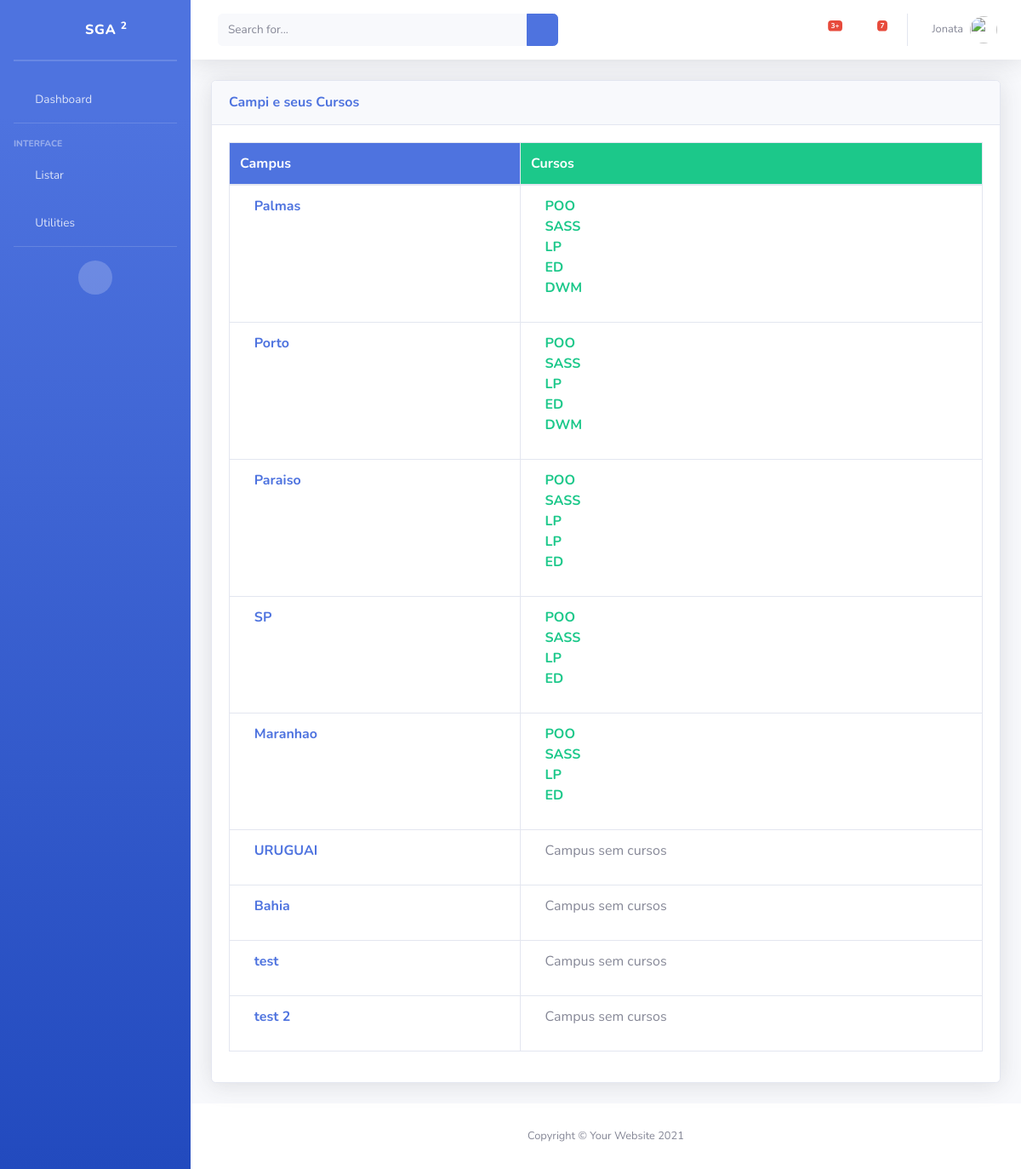
/listarCampus/, run on the app's committed database.
### piloto/models/Campus.py (models this page shows, shortened)
class Campus(models.Model):
    nome = models.CharField("Nome do Campus", max_length=100, unique=True)
    class Meta:
        verbose_name = "Campus"
        verbose_name_plural = "Campi"

### piloto/models/Curso.py (models this page shows, shortened)
class Curso(models.Model):
    nome = models.CharField("Nome do Curso", max_length=100)
    campus = models.ForeignKey(Campus, verbose_name="Campus", on_delete=models.PROTECT)
    class Meta:
        verbose_name = "Curso"
        verbose_name_plural = "Cursos"

### piloto/views/ListarCampus.py (the view)
# urls.py: path('listarCampus/', ListarCampus.as_view(), name='listarCampus'),
class ListarCampus(TemplateView):
    template_name = 'listas/ListarCampus.html'
    def get_context_data(self, **kwargs):
        context = super().get_context_data(**kwargs)
        campi = Campus.objects.prefetch_related('curso_set').all()
        context['campi'] = campi
        return context

### piloto/templates/listas/ListarCampus.html
{% extends 'Base.html' %}
{% load static %}
{% block content %}
<div class="container-fluid">
    <div class="card shadow mb-4">
        <div class="card-header py-3">
            <h6 class="m-0 font-weight-bold text-primary">Campi e seus Cursos</h6>
        </div>
        <div class="card-body">
            <div class="table-responsive">
                <table class="table table-bordered" id="dataTable" width="100%" cellspacing="0">
                    <thead>
                        <tr>
                            <th class="bg-primary text-white">Campus</th>
                            <th class="bg-success text-white">Cursos</th>
                        </tr>
                    </thead>
                    <tbody>
                        {% for campus in campi %}
                            <tr>
                                <td class="text-primary font-weight-bold">
                                    <i class="fas fa-university text-primary"></i>
                                    <span class="text-primary font-weight-bold">{{ campus.nome }}</span>
                                </td>
                                <td>
                                    <ul class="list-unstyled">
                                        {% if campus.curso_set.all %}
                                            {% for curso in campus.curso_set.all %}
                                                <li>
                                                    <i class="fas fa-book text-success"></i>
                                                    <span class="text-success font-weight-bold">{{ curso.nome }}</span>
                                                </li>
                                            {% endfor %}
                                        {% else %}
                                            <li>
                                                <i class="fas fa-exclamation-circle text-muted"></i>
                                                <span class="text-muted">Campus sem cursos</span>
                                            </li>
                                        {% endif %}
                                    </ul>
                                </td>
                            </tr>
                        {% endfor %}
                    </tbody>
                </table>
            </div>
        </div>
    </div>
</div>
</div>
{% endblock %}

### data on the page
Campus: nome "Palmas"
Curso: nome "POO"
Curso: nome "SASS"
Curso: nome "LP"
Curso: nome "ED"
Curso: nome "DWM"
Campus: nome "Porto"
Curso: nome "POO"
Curso: nome "SASS"
Curso: nome "LP"
Curso: nome "ED"
Curso: nome "DWM"
Campus: nome "Paraiso"
Curso: nome "POO"
Curso: nome "SASS"
Curso: nome "LP"
Curso: nome "LP"
Curso: nome "ED"
Campus: nome "SP"
Curso: nome "POO"
Curso: nome "SASS"
Curso: nome "LP"
Curso: nome "ED"
Campus: nome "Maranhao"
Curso: nome "POO"
Curso: nome "SASS"
Curso: nome "LP"
Curso: nome "ED"
Campus: nome "URUGUAI", shows "Campus sem cursos"
Campus: nome "Bahia", shows "Campus sem cursos"
Campus: nome "test", shows "Campus sem cursos"
Campus: nome "test 2", shows "Campus sem cursos"
